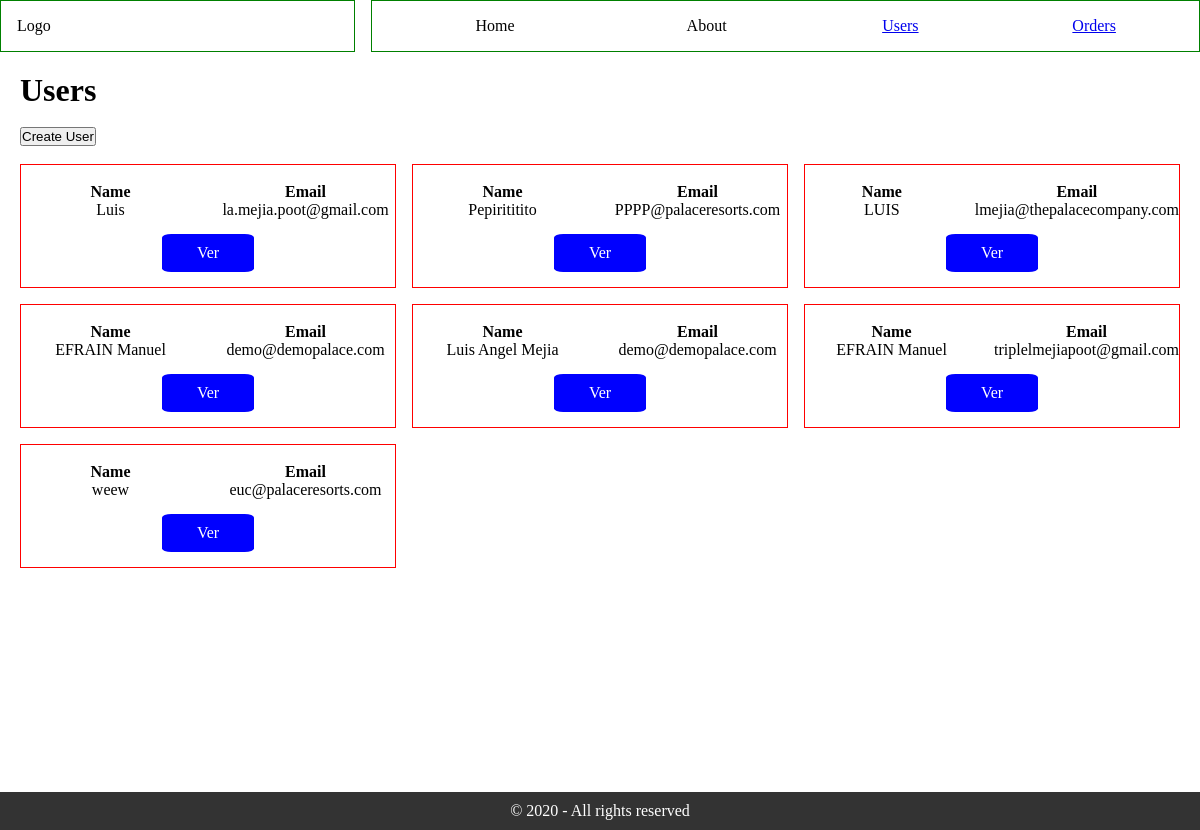
The page /user/list on the database its author committed.
### users/models.py (models this page shows)
class User(models.Model):
    name = models.CharField(max_length=200)
    email = models.CharField(max_length=200)
    age = models.IntegerField()
    rfc = models.CharField(max_length=200)
    photo = models.CharField(max_length=600)
    created_date = models.DateTimeField(auto_now_add=True)
    updated_date = models.DateTimeField(auto_now=True)
    def __str__(self):
        return self.name

### users/views.py (the view)
# urls.py: path("list", views.listUsers, name="listUsers"),
def listUsers(request):
    users = User.objects.all()
    data = {
        "users":users
    }
    print(users)
    return render(request, "users/user_list.html", data)

### templates/users/user_list.html
{% extends 'base/base.html' %}
{% load static %}
{% block styles %}
<link rel="stylesheet" href="{% static 'css/users.css' %}">
{% endblock %}
{% block content %}
<h1>Users</h1>
<br>
<div class="container-button">
    <div class="">
        <a href="{% url 'createUserView' %}">
            <button class="button">Create User</button>
        </a>
    </div>
</div>
<br>
<div class="container">
    {% for item in users %}
    {% include 'components/UserCard.html' with name=item.name email=item.email id=item.id %}
    {% endfor %}
</div>
{% endblock %}

### templates/base/base.html (shortened to what this page needs)
<!DOCTYPE html>
<html lang="en">
{% load static %}
<head>
    <link rel="stylesheet" href="{% static 'css/menu.css' %}">
    {% block styles %}
    {% endblock %}
</head>
<body>
    {% include 'base/header.html' %}
    <main>
        {% block content %}
        {% endblock %}
    </main>
    {% include 'base/footer.html' %}
</body>
</html>

### templates/base/header.html
<nav>
    <div class="menu">
        <div class="menu-logo">
            <a>Logo</a>
        </div>
        <div class="menu-options">
            <div>
                <a>Home</a>
            </div>
            <div>
                <a>About</a>
            </div>
            <div>
                <a href="{% url 'listUsers' %}">Users</a>
            </div>
            <div>
                <a href="{% url 'orders:indexOrders' %}">Orders</a>
            </div>
        </div>
    </div>
</nav>

### templates/components/UserCard.html (shortened to what this page needs)
<div class="user">
    <div>
    </div>
    <div class="user-data">
        <p><strong>Name</strong> <br>{{name}}</p>
        <p><strong>Email</strong> <br>{{email}}</p>
    </div>
    <div class="user-actions">
        <a href="{% url 'userDetail' id %}">Ver</a>
    </div>
</div>

### templates/base/footer.html
<footer>
    <p>&copy; 2020 - All rights reserved</p>
</footer>

### static/css/menu.css (style rules this page uses)
* { margin: 0px; padding: 0px; box-sizing: border-box; }
.menu { display: flex; column-gap: 1rem; }
.menu>div { border: 1px green solid; padding: 1rem; }
.menu div:first-child { width: 30%; }
.menu-options { width: 70%; display: flex; justify-content: space-between; column-gap: 1rem; }
.menu-options div { width: 25%; display: flex; justify-content: center; align-items: center; }
main { margin: 10px; height: 90vh; padding: 10px; }
body { display: flex; flex-direction: column; min-height: 100vh; margin: 0; }
footer { margin-top: auto; background-color: #333; color: white; text-align: center; padding: 10px; width: 100%; }

### static/css/users.css (style rules this page uses)
.container { display: grid; grid-template-columns: repeat(3, 1fr); row-gap: 1rem; column-gap: 1rem; }
.user { border: 1px red solid; }
.user-data { display: grid; grid-template-columns: 1fr 1fr; row-gap: 1rem; column-gap: 1rem; }
.user-data p { text-align: center; }
.user-actions { padding: 15px; display: flex; justify-content: center; align-items: center; }
.user-actions a { padding: 10px 35px; background-color: blue; border-radius: 10%; color: white; text-decoration: none; }

### rows shown on the page
User: name "Luis", email "la.mejia.poot@gmail.com"
User: name "Pepirititito", email "PPPP@palaceresorts.com"
User: name "LUIS", email "lmejia@thepalacecompany.com"
User: name "EFRAIN Manuel", email "demo@demopalace.com"
User: name "Luis Angel Mejia", email "demo@demopalace.com"
User: name "EFRAIN Manuel", email "triplelmejiapoot@gmail.com"
User: name "weew", email "euc@palaceresorts.com"
